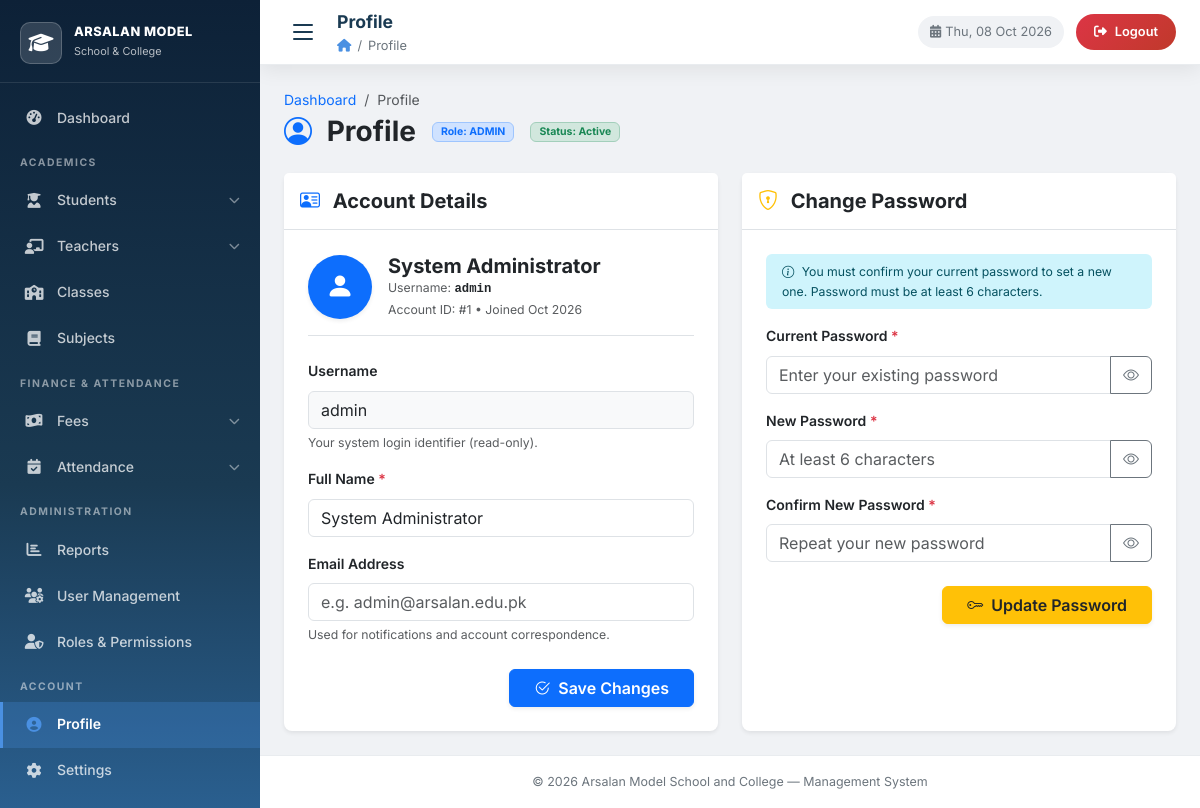
The app's page /profile.php (signed in) with its own data.
### tables this page shows
CREATE TABLE `users` (
    `id`         INT          NOT NULL AUTO_INCREMENT,
    `username`   VARCHAR(50)  NOT NULL,
    `name`       VARCHAR(100) NULL,
    `email`      VARCHAR(100) NULL,
    `password`   VARCHAR(255) NOT NULL,
    `role`       VARCHAR(50)  NOT NULL DEFAULT 'admin',
    `role_id`    INT          NULL,
    `status`     ENUM('active','inactive') NOT NULL DEFAULT 'active',
    `created_at` TIMESTAMP    NOT NULL DEFAULT CURRENT_TIMESTAMP,
    PRIMARY KEY (`id`),
    UNIQUE KEY `uq_username` (`username`),
    CONSTRAINT `fk_user_role` FOREIGN KEY (`role_id`) REFERENCES `roles`(`id`) ON DELETE SET NULL
);

### database.php (called while the page is built, shortened)
<?php
function get_db(): mysqli {
    static $conn = null;
    if ($conn === null) {
        try {
            $conn = new mysqli(DB_HOST, DB_USER, DB_PASS, DB_NAME);
            $conn->set_charset(DB_CHARSET);
        } catch (mysqli_sql_exception $e) {
            error_log('Database connection failed: ' . $e->getMessage());
            die('<div style="font-family:sans-serif;color:#c0392b;padding:30px;text-align:center;">
                <h2>&#9888; Database Connection Error</h2>
                <p>Could not connect to MySQL. Please ensure XAMPP is running and run <strong>setup.sql</strong> first.</p>
                <p><small>' . htmlspecialchars($e->getMessage(), ENT_QUOTES) . '</small></p>
                </div>');
        }
    }
    return $conn;
}
function normalize_db_args(string|array $arg2 = '', string|array $arg3 = []): array {
    if (is_array($arg2)) {
        $params = $arg2;
        $types  = is_string($arg3) ? $arg3 : '';
    } else {
        $types  = (string)$arg2;
        $params = is_array($arg3) ? $arg3 : [];
    }
    return [$types, $params];
}
function db_query(string $sql, $types = '', $params = []): mysqli_stmt {
    [$actual_types, $actual_params] = normalize_db_args($types, $params);
    $conn = get_db();
    $stmt = $conn->prepare($sql);
    if ($actual_types !== '' && count($actual_params) > 0) {
        $stmt->bind_param($actual_types, ...$actual_params);
    }
    $stmt->execute();
    return $stmt;
}
function db_fetch_one(string $sql, $types = '', $params = []): ?array {
    $stmt = db_query($sql, $types, $params);
    $row = $stmt->get_result()->fetch_assoc();
    return $row ?: null;
}
function h(mixed $val): string {
    return htmlspecialchars((string)($val ?? ''), ENT_QUOTES, 'UTF-8');
}
function current_user(): ?array {
    return ['id'=>$_SESSION['user_id'],'username'=>$_SESSION['username'],'role'=>$_SESSION['role']];
}
function get_role_dashboard(string $role, string $depth = '', ?int $user_id = null): string {
    $norm_role = strtolower(trim($role));
    if ($norm_role === 'admin')   return $depth . 'dashboard.php';
    return $depth . 'profile.php';
}

### profile.php (the view, shortened to what this page needs)
<?php
require_once __DIR__ . '/database.php';
$user_session = current_user();
$user_id = (int)($user_session['id'] ?? 0);
$admin = db_fetch_one(
    "SELECT id, username, name, email, role, status, created_at FROM users WHERE id = ? LIMIT 1",
    [$user_id],
    'i'
);
require_once __DIR__ . '/layout.php';
?>
<div class="d-flex justify-content-between align-items-center flex-wrap gap-2 mb-4">
    <div>
        <nav aria-label="breadcrumb">
            <ol class="breadcrumb mb-1">
                <li class="breadcrumb-item"><a href="<?= get_role_dashboard($admin['role'] ?? 'admin') ?>" class="text-decoration-none">Dashboard</a></li>
                <li class="breadcrumb-item active" aria-current="page">Profile</li>
            </ol>
        </nav>
        <div class="d-flex align-items-center gap-3">
            <h2 class="h3 fw-bold text-dark mb-0">
                <i class="bi bi-person-circle text-primary me-2"></i> Profile
            </h2>
            <span class="badge bg-primary-subtle text-primary border border-primary-subtle px-2 py-1">
                Role: <?= h(strtoupper($admin['role'])); ?>
            </span>
            <span class="badge bg-success-subtle text-success border border-success-subtle px-2 py-1">
                Status: <?= h(ucfirst($admin['status'])); ?>
            </span>
        </div>
    </div>
</div>
<div class="row g-4">
    <div class="col-lg-6">
        <div class="card border-0 shadow-sm rounded-3 h-100">
            <div class="card-header bg-white border-bottom py-3">
                <h5 class="card-title fw-bold text-dark mb-0">
                    <i class="bi bi-person-vcard text-primary me-2"></i> Account Details
                </h5>
            </div>
            <div class="card-body p-4">
                <div class="d-flex align-items-center mb-4 pb-3 border-bottom">
                    <div class="rounded-circle bg-primary text-white d-flex align-items-center justify-content-center me-3 shadow-sm" style="width: 64px; height: 64px; font-size: 1.75rem;">
                        <i class="bi bi-person-fill"></i>
                    </div>
                    <div>
                        <h5 class="fw-bold mb-0 text-dark"><?= h($admin['name'] ?: $admin['username']); ?></h5>
                        <p class="text-muted small mb-0">
                            Username: <span class="font-monospace text-dark fw-semibold"><?= h($admin['username']); ?></span>
                        </p>
                        <p class="text-muted small mb-0">
                            Account ID: #<?= (int)$admin['id']; ?> &bull; Joined <?= date('M Y', strtotime($admin['created_at'])); ?>
                        </p>
                    </div>
                </div>
                <form method="POST" action="profile.php" novalidate>
                    <div class="mb-3">
                        <label for="adminUsername" class="form-label fw-semibold">Username</label>
                        <input type="text"
                               class="form-control bg-light"
                               id="adminUsername"
                               value="<?= h($admin['username']); ?>"
                               readonly
                               disabled
                               title="Username cannot be changed">
                        <div class="form-text">Your system login identifier (read-only).</div>
                    </div>
                    <div class="mb-3">
                        <label for="adminName" class="form-label fw-semibold">Full Name <span class="text-danger">*</span></label>
                        <input type="text"
                               class="form-control"
                               id="adminName"
                               name="name"
                               value="<?= h($admin['name'] ?? ''); ?>"
                               placeholder="e.g. System Administrator"
                               maxlength="100"
                               required>
                    </div>
                    <div class="mb-4">
                        <label for="adminEmail" class="form-label fw-semibold">Email Address</label>
                        <input type="email"
                               class="form-control"
                               id="adminEmail"
                               name="email"
                               value="<?= h($admin['email'] ?? ''); ?>"
                               placeholder="e.g. admin@arsalan.edu.pk"
                               maxlength="100">
                        <div class="form-text">Used for notifications and account correspondence.</div>
                    </div>
                    <div class="d-flex justify-content-end">
                        <button type="submit" class="btn btn-primary px-4 fw-semibold shadow-sm">
                            <i class="bi bi-check2-circle me-1"></i> Save Changes
                        </button>
                    </div>
                </form>
            </div>
        </div>
    </div>
    <div class="col-lg-6" id="password-section">
        <div class="card border-0 shadow-sm rounded-3 h-100">
            <div class="card-header bg-white border-bottom py-3">
                <h5 class="card-title fw-bold text-dark mb-0">
                    <i class="bi bi-shield-lock text-warning me-2"></i> Change Password
                </h5>
            </div>
            <div class="card-body p-4">
                <div class="alert alert-info py-2 px-3 small mb-3 border-0 bg-info-subtle text-info-emphasis">
                    <i class="bi bi-info-circle me-1"></i> You must confirm your current password to set a new one. Password must be at least 6 characters.
                </div>
                <form method="POST" action="profile.php" novalidate>
                    <div class="mb-3">
                        <label for="currentPassword" class="form-label fw-semibold">Current Password <span class="text-danger">*</span></label>
                        <div class="input-group">
                            <input type="password"
                                   class="form-control"
                                   id="currentPassword"
                                   name="current_password"
                                   required
                                   placeholder="Enter your existing password">
                            <button class="btn btn-outline-secondary toggle-pwd-btn" type="button" data-target="currentPassword">
                                <i class="bi bi-eye"></i>
                            </button>
                        </div>
                    </div>
                    <div class="mb-3">
                        <label for="newPassword" class="form-label fw-semibold">New Password <span class="text-danger">*</span></label>
                        <div class="input-group">
                            <input type="password"
                                   class="form-control"
                                   id="newPassword"
                                   name="new_password"
                                   minlength="6"
                                   required
                                   placeholder="At least 6 characters">
                            <button class="btn btn-outline-secondary toggle-pwd-btn" type="button" data-target="newPassword">
                                <i class="bi bi-eye"></i>
                            </button>
                        </div>
                    </div>
                    <div class="mb-4">
                        <label for="confirmPassword" class="form-label fw-semibold">Confirm New Password <span class="text-danger">*</span></label>
                        <div class="input-group">
                            <input type="password"
                                   class="form-control"
                                   id="confirmPassword"
                                   name="confirm_password"
                                   minlength="6"
                                   required
                                   placeholder="Repeat your new password">
                            <button class="btn btn-outline-secondary toggle-pwd-btn" type="button" data-target="confirmPassword">
                                <i class="bi bi-eye"></i>
                            </button>
                        </div>
                    </div>
                    <div class="d-flex justify-content-end">
                        <button type="submit" class="btn btn-warning text-dark px-4 fw-semibold shadow-sm">
                            <i class="bi bi-key me-1"></i> Update Password
                        </button>
                    </div>
                </form>
            </div>
        </div>
    </div>
</div>
<?php
require_once __DIR__ . '/layout_end.php';
?>

### css/style.css (style rules this page uses)
:root { --primary: #1a3a52; --primary-dark: #0d2137; --primary-light: #2a5f8f; --accent: #4a90e2; --accent-hover: #357abd; --success: #28a745; --warning: #ffc107; --danger: #dc3545; --info: #17a2b8; --white: #ffffff; --gray-50: #f8f9fa; --gray-100: #f0f2f5; --gray-200: #e9ecef; --gray-300: #dee2e6; --gray-500: #6c757d; --gray-700: #495057; --gray-900: #212529; --sidebar-w: 260px; --topbar-h: 65px; --radius: 12px; --radius-sm: 8px; --shadow: 0 4px 20px rgba(0,0,0,0.08); --shadow-md: 0 8px 30px rgba(0,0,0,0.12); --transition: all .25s ease; }
*, *::before, *::after { box-sizing: border-box; margin: 0; padding: 0; }
html { scroll-behavior: smooth; }
body { font-family: 'Inter', 'Segoe UI', Arial, sans-serif; font-size: 14px; color: var(--gray-900); background: var(--gray-100); line-height: 1.6; -webkit-font-smoothing: antialiased; }

### records on screen
users: role "ADMIN", status "Active", name "System Administrator", username "admin", id "1", created_at "Oct 2026"

### other values on screen
$page_title "Profile"
$bc "Profile"
APP_NAME "Arsalan Model School and College"
